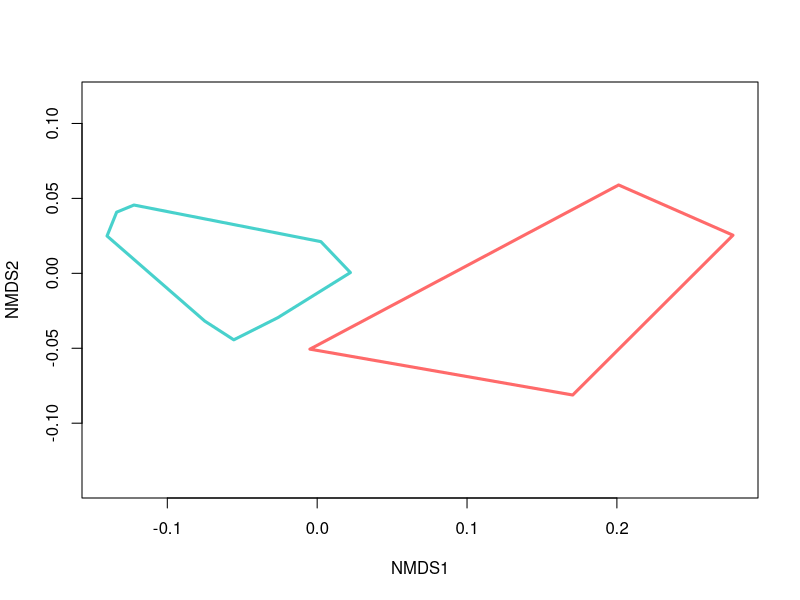

Write R code to recreate this figure. (Note: this script raises an error after producing the figure.)
## ---- chunk 1

#load packages
library(vegan)
library(dplyr)
library(GGally)
library(tidyverse)
## ---- chunk 2

#inport data
weatherdf<- read.csv("gothicweather.csv")

# water is in inches so convert to cm
weatherdf$Watercm= weatherdf$Water * 2.54


# if only 2012 and 2018 are classified as drought
weatherdf= weatherdf %>%
  mutate(Drought_New = ifelse(Winter == "2011-12" | Winter== "2017-18", "Drought", "Non Drought"))


## ---- chunk 3
mean(weatherdf$Total) # 1066.651
round(mean(weatherdf$Total) -(1.5*sd(weatherdf$Total)), 0)

650/ mean(weatherdf$Total) 

1.5*sd(weatherdf$Total) #568.41
2*sd(weatherdf$Watercm) #37.66738

weatherdf %>% 
  mutate(is.sd= ifelse(Total < 700, "less", "no"))

weatherdf %>% 
  mutate(is.sd= ifelse(Total <= round(mean(weatherdf$Total) -(1.5*sd(weatherdf$Total)), 0), "less", "no"))
## ---- chunk 4
# remove winters before 1994/95
weatherdf = weatherdf[c(17:32,37:43),]
## ---- chunk 5

#create matrix
mat <- as.matrix(weatherdf)

#rename rows
row.names(mat) <- weatherdf$Winter

#delete non-numeric columns
colnames(mat)[1] <- "1"
colnames(mat)[5] <- "5"
colnames(mat)[6] <- "6"
mat <- mat[, - c(1, 5, 6)]
## ---- chunk 6

# Make dataframe
dmat <- as.data.frame(mat) 

#change columns to numeric
dmat$Total <- as.numeric(as.character(dmat$Total))
dmat$Apr.1 <- as.numeric(as.character(dmat$Apr.1))
dmat$May.1 <- as.numeric(as.character(dmat$May.1))
dmat$Water <- as.numeric(as.character(dmat$Water))
dmat$Above.freezing <- as.numeric(as.character(dmat$Above.freezing))
dmat$Days.covered <- as.numeric(as.character(dmat$Days.covered))
dmat$Drought <- as.numeric(as.character(dmat$Drought))

#create value with drought information
gr <- c(dmat$Drought)

#remove drought column from other data
colnames(dmat)[7] <- "7" #rename
dmat2 <- dmat[, -c(7:9)] #remove
## ---- chunk 7

# run a NMDS ordination
ord <- metaMDS(dmat2)
## ---- chunk 8

plot(ord, disp="sites", type="n")
  ordihull(ord, gr, col=c("mediumturquoise", "indianred1"), lwd=3)
  ordiellipse(ord, gr, draw="polygon", col=c("mediumturquoise", "indianred1"), alpha = c(50, 50))
  orditorp(ord,display="species",col="black",air=0.01, cex = .8)
  # orditorp(ord,display="sites", select = sel, col= "black", air=0.01,cex=1)
  points(ord, display = "sites", cex = 0.5, pch = 3, col = "black")
plot(data.envfit, col = "black", cex = .5)
## ---- chunk 9
data.envfit <- envfit(ord, gr, lwd = 2)
plot(data.envfit, col = "black", cex = .5)
data.envfit
## ---- chunk 10
des= weatherdf[,c(1, 10)] #remove everything but drought status

des$Drought= as.factor(ifelse(des$Drought == 1, "Non Drought", "Drought"))
rownames(des) <- des[,1]
des[,1] <- NULL


# if only classifying 2012 and 2018 as drought

des= weatherdf[,c(1, 12)] #remove everything but drought status

rownames(des) <- des[,1]
des[,1] <- NULL


## ---- chunk 11
dist.mat <- vegdist(dmat2, method = "horn")
## ---- chunk 12
adonis(dist.mat ~ Drought, des, perm = 999)

#only 2012 and 2018 classified as drought
model= adonis(dist.mat ~ Drought_New, des, perm = 999)

